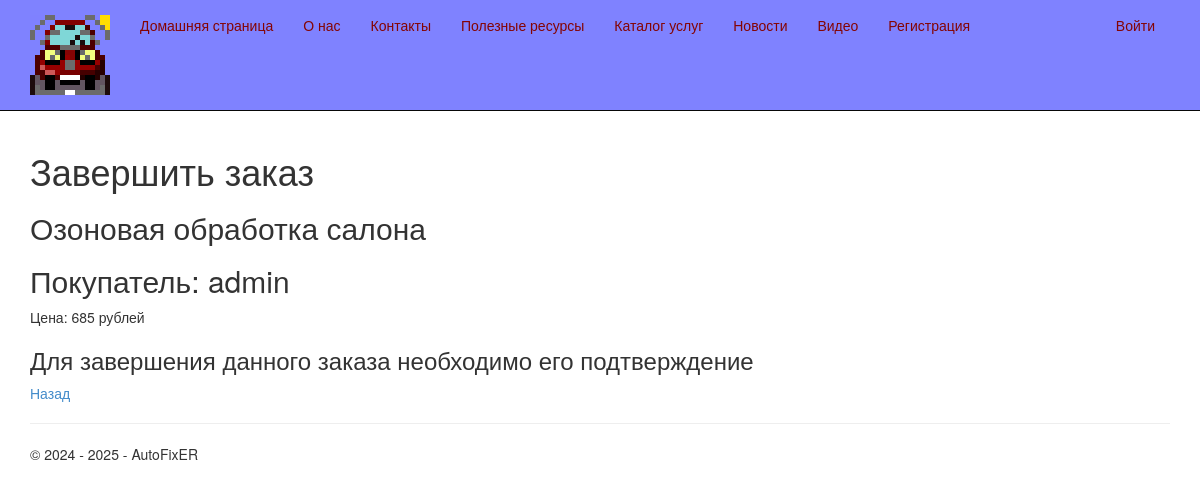
The app's page /completedorder/13/ with its own data.
### app/models.py (models this page shows, shortened)
class Order(models.Model):
    service = models.ForeignKey(Service, null=True, blank=True, on_delete = models.SET_NULL, verbose_name = "Услуга")
    customer = models.ForeignKey(User, null=True, blank=True, on_delete = models.SET_NULL, verbose_name = "Покупатель")
    confrim = models.BooleanField(default=False, verbose_name="Подтвержден")
    ordered = models.DateTimeField(default=datetime.now(), db_index=True, verbose_name="Заказан")
    price = models.IntegerField(default=0, verbose_name="Цена")
    completed = models.BooleanField(default=False, verbose_name="Завершен")
    class Meta:
        db_table = "Orders" # имя таблицы для модели
        ordering = ["-id"] # порядок сортировки данных в модели ("-" означает по убыванию)
        verbose_name = "заказ"
        verbose_name_plural = "заказы"

class Service(models.Model):
    title = models.CharField(max_length=100, verbose_name="Заголовок")
    description = models.TextField(verbose_name="Краткое содержание")
    content = models.TextField(verbose_name="Полное содержание")
    price = models.IntegerField(default=0, verbose_name="Цена")
    image = models.FileField(default='temp.jpg', verbose_name='Путь к картинке')
    category = models.CharField(default='', max_length=100, verbose_name="Категория")
    class Meta:
        db_table = "Services" # имя таблицы для модели
        ordering = ["-price"] # порядок сортировки данных в модели ("-" означает по убыванию)
        verbose_name = "услуга"
        verbose_name_plural = "услуги"

### app/views.py (the view)
# urls.py: path('completedorder/<int:parametr>/', views.completedorder, name='completedorder'),
def completedorder(request, parametr):
    order_1 = Order.objects.get(id=parametr)
    if request.method == "POST":
        order_1.completed = True
        order_1.save()
        return redirect('order')
    assert isinstance(request, HttpRequest)
    return render(
        request,
        'app/completedorder.html',
        {
            'title':order_1.service.title,
            'order_1':order_1,
            'year':datetime.now().year,
            }
        )

### app/templates/app/completedorder.html (shortened to what this page needs)
{% extends "app/layout.html" %}
{% block content %}
<h1>Завершить заказ</h1>
<h2> {{order_1.service.title}} </h2>
<h2> Покупатель: {{order_1.customer.username}} </h2>
<p> Цена: {{order_1.service.price}} рублей </p>
<form method="POST" enctype="multipart/form-data">
    <div>
        {% if order_1.confrim %}
        <button type="submit" class="save btn btn-default"> Завершить заказ </button>
        {% else %}
        <h3> Для завершения данного заказа необходимо его подтверждение </h3>
        {% endif %}
    </div>
</form>
<p><a href="{% url 'order' %}"> Назад </a> </p>
{% endblock %}

### app/static/app/content/site.css (style rules this page uses)
body { padding-top: 0px; padding-bottom: 20px; }

### records on screen
Order: service "Озоновая обработка салона", customer.username "admin", service.price "685"
